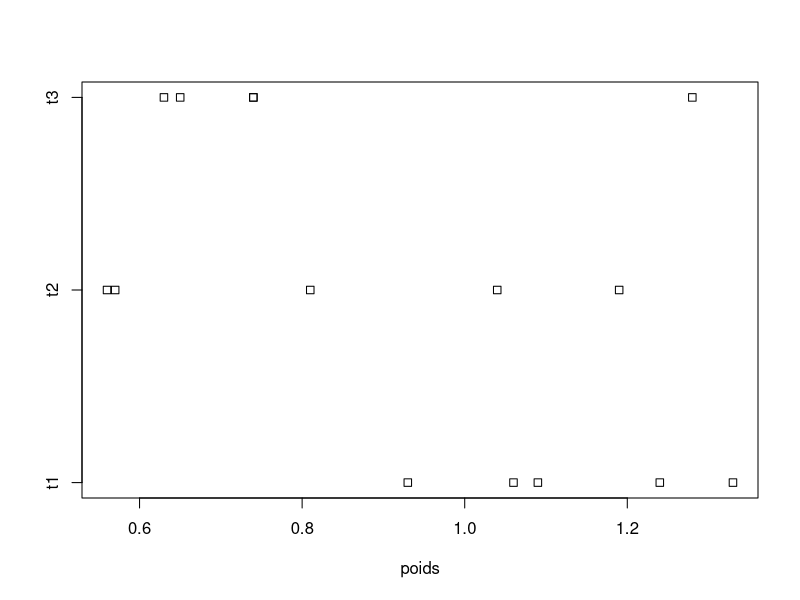

Source code (R): (Note: this script raises an error after producing the figure.)
############################################
#
#     Exercice 2 : modèle mixte
#
############################################

# On veut étudier comparativement l'infuence de 3 traitements sur le developpement d'une tumeur greffee et de ses metastases.
# On dispose pour cela de 15 animaux. Le critere de jugement choisi est le poids de la tumeur et des metastases apres 2 mois de traitement.

# Remarque : - Les resultats (en g) sont dans le fichier tumeur.dat
#			 - l'effet bloc est un effet ALEATOIRE corrollaire. 



setwd('/home/jchan/Documents/4BIM/Statistique')

# Lecture des donnees :
data = read.table('tumeur.txt',sep='\t',h=T,dec='.') 

# Traitement des données :

traitement = data$traitement
bloc = data$bloc
poids = data$poids

# Représentation

stripchart(poids~traitement)

plot(poids~traitement)

coplot(poids~traitement|bloc,rows=1)

	### Etude de l'interacion : 

xtabs(~traitement+bloc)

#			bloc
#traitement 1 2 3 4 5
#        t1 1 1 1 1 1
#        t2 1 1 1 1 1
#        t3 1 1 1 1 1

# On n'a pas de répétition, il est donc impossible d'étudier l'interaction par un modele linéaire !

# On va donc essayer de représenter les données pour essayer d'observer une interaction traitement-bloc :

require(lattice)
print(stripplot(poids~traitement,col=as.numeric(bloc),pch=as.numeric(bloc)))

# On remarque qu'il y a un bloc qui donne des mesure plus grandes !
# Autre solution :

interaction.plot(traitement,bloc,poids)

# On suppose une interaction bien qu'on ne puisse pas la quantifier !
	
	#### Création du modèle :
	

ftraitement = as.factor(traitement)
fbloc = as.factor(bloc)

lm1 = lm(poids~ftraitement+fbloc)

# Analyse du modèle 

anova(lm1)

#	Analysis of Variance Table

#Response: poids
#            Df  Sum Sq  Mean Sq F value  Pr(>F)  
#ftraitement  2 0.31996 0.159980  4.6817 0.04506 *
#fbloc        4 0.42843 0.107107  3.1344 0.07924 .
#Residuals    8 0.27337 0.034172      

# Effet fixe : on a une p-value de 0.04 donc il y a un effet traitement significatif.
# Effet aléatoire : 0.08 non significatif. Pas d'effet bloc.  


		#### Hypothèses :

bartlett.test(poids,traitement)

#Bartlett test of homogeneity of variances

#data:  poids and traitement
#Bartlett's K-squared = 1.2876, df = 2, p-value = 0.5253

